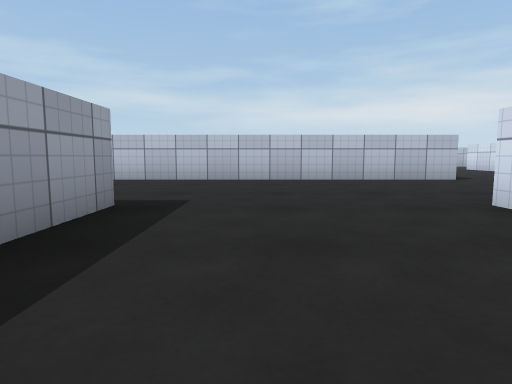
[1] (above)

24 first-person views from a walk through a Unity game level. The camera is 0.51 m above the floor, tilts 6° down and sees 75° across. The floor is counted in squares, 1 m on a side. Each view is taken from the middle of a square. On the plan, view 1 faces up. The plan holds only what a view shows up to about 9 squares ahead; the rest is blank. The place goes on beyond the plan. Surface patterns are stand-ins for the level's own textures.

[2]
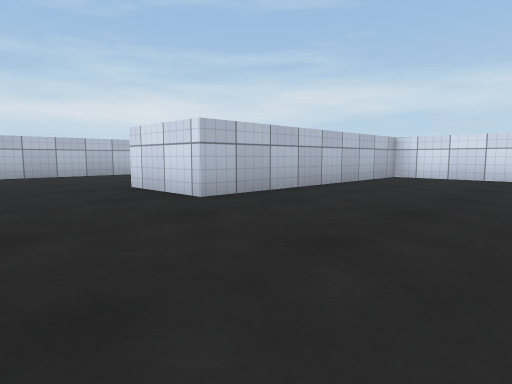

[3]
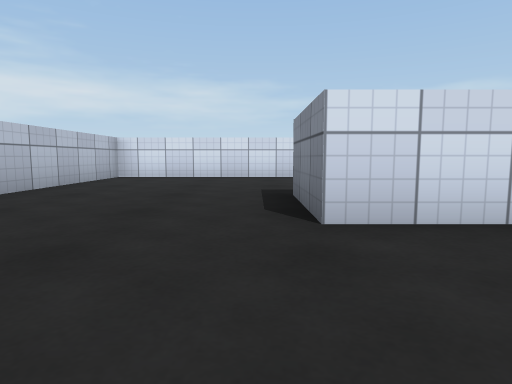

[4]
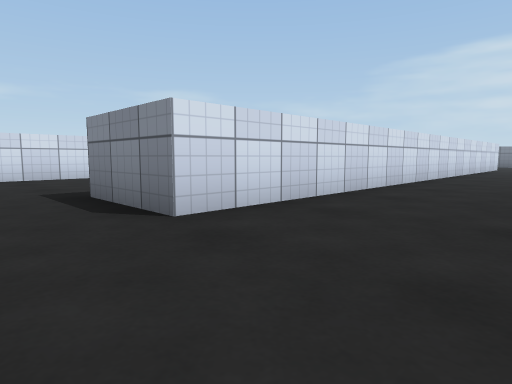

[5]
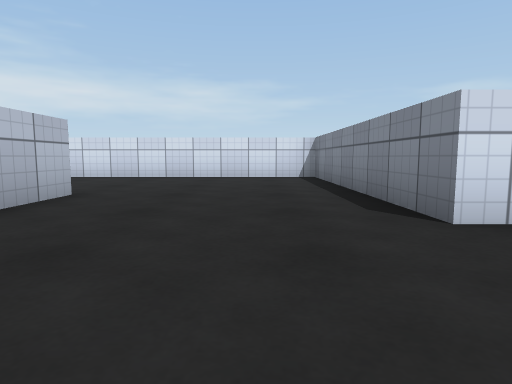

[6]
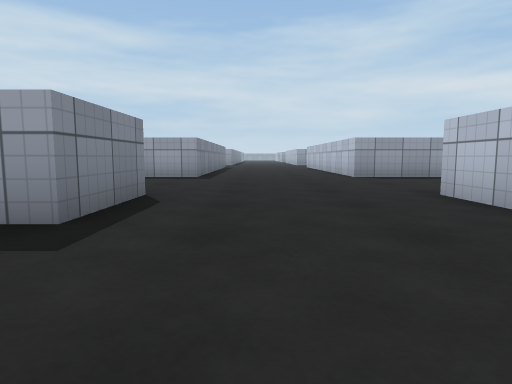

[7]
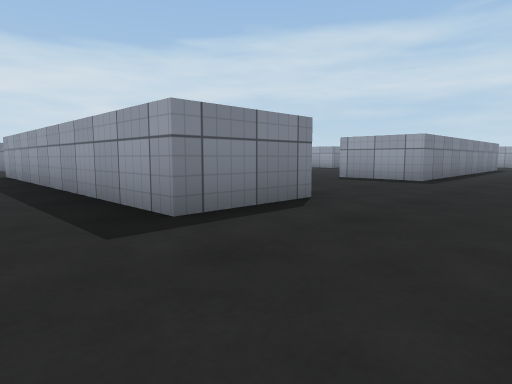

[8]
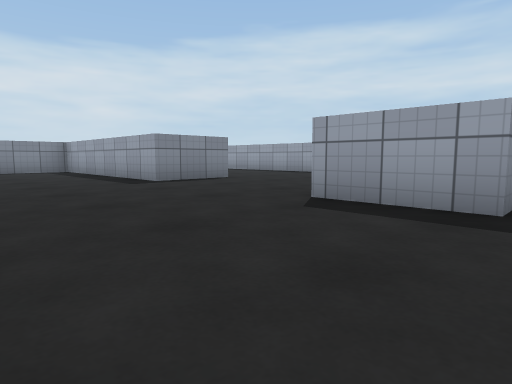

[9]
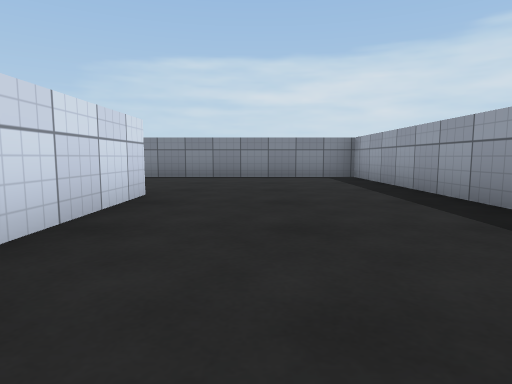

[10]
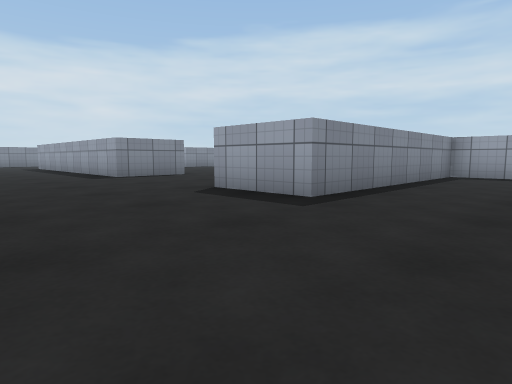

[11]
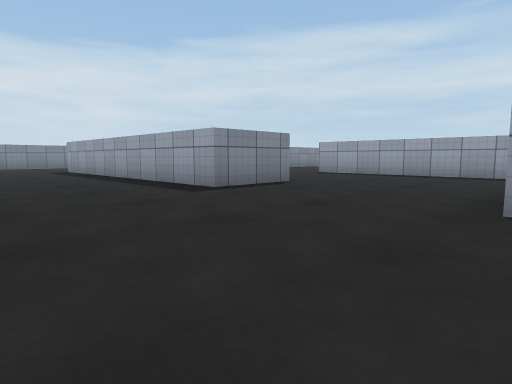

[12]
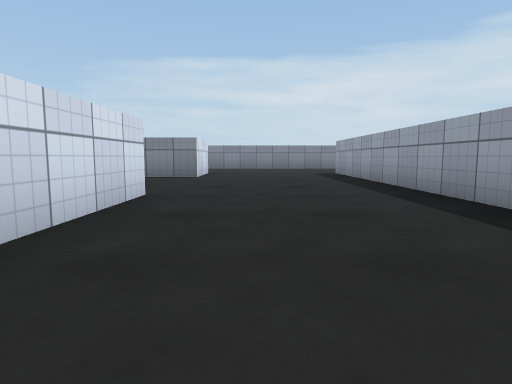

[13]
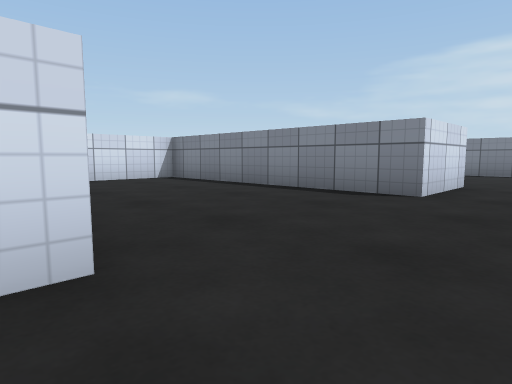

[14]
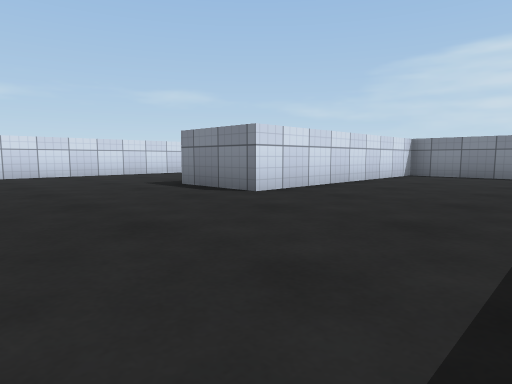

[15]
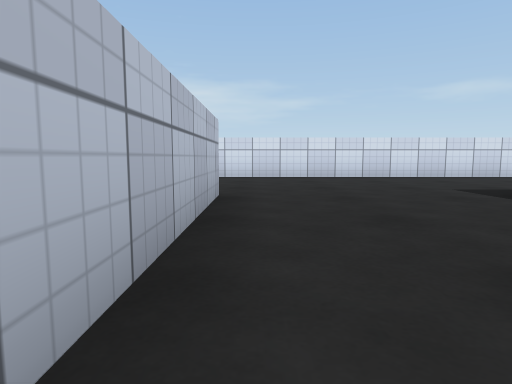

[16]
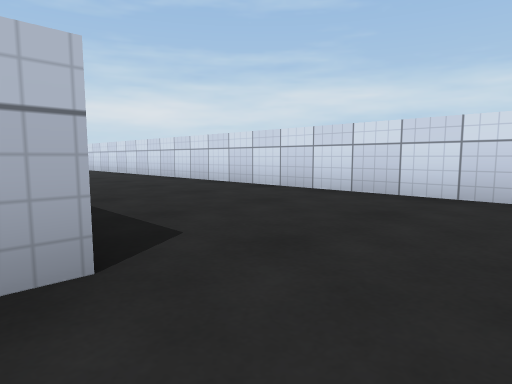

[17]
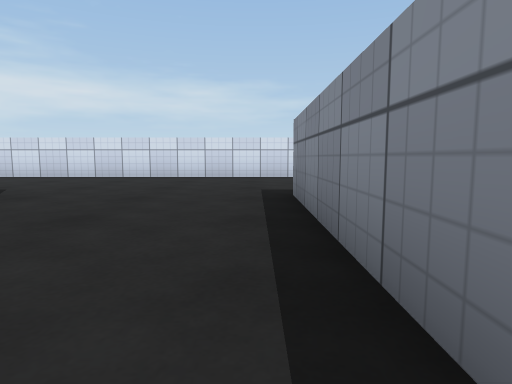

[18]
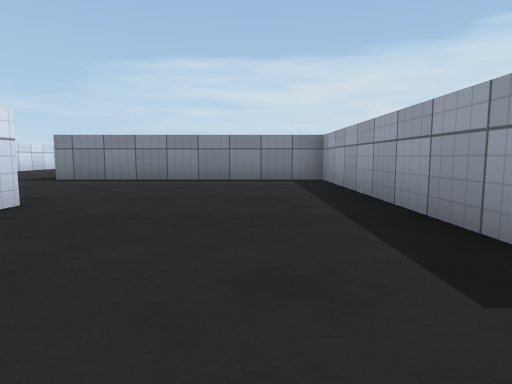

[19]
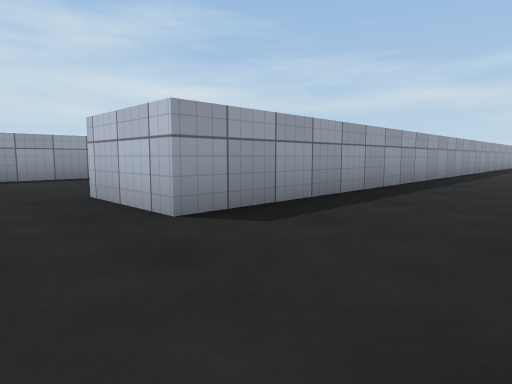

[20]
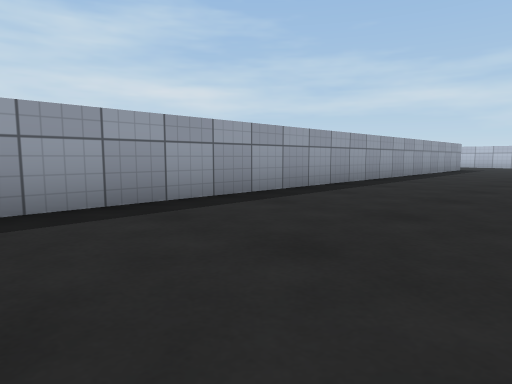

[21]
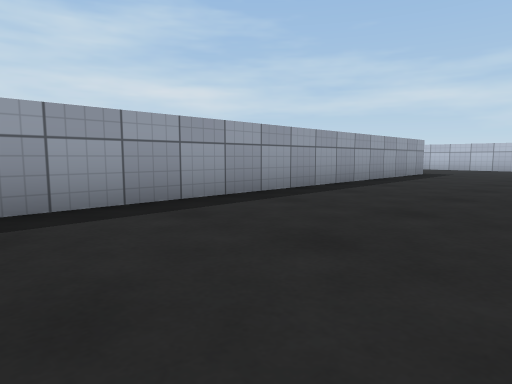

[22]
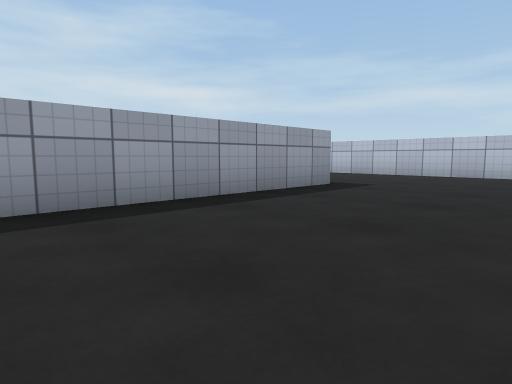

[23]
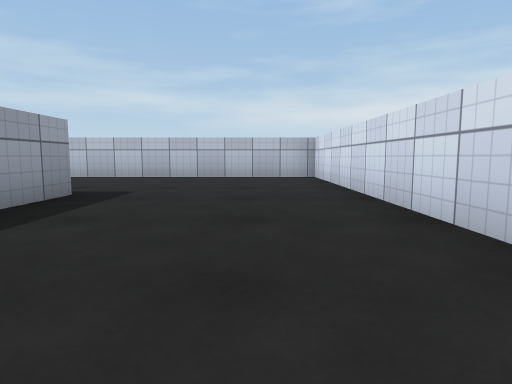

[24]
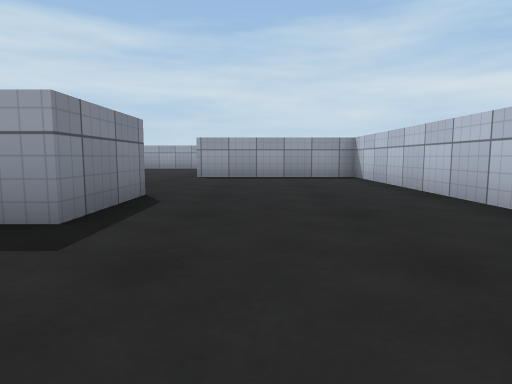

### Floor plan
Points are (right, up) in squares from view 1. A wall is a line through its corners. A room is listed if a view was taken in it or the views show most of it. See-through windows are left out.
Room 1 (views 1, 2, 3, 4, 5, 6, 7, 8, 9, 10, 11, 12, 13, 14, 15, 16, 17, 18, 19, 20, 21, 22, 23, 24)
walls: (4.5, -2.9) (4.5, -8.5) (10.5, -8.5); (-3.5, -4.5) (-3.5, -1.9); (-3.6, 3.5) (-1.5, 3.5) (-1.5, -4.5); (2.5, -11.4) (2.5, -2.5) (4.5, -2.5); (4.6, 7.5) (-3.5, 7.5); (10.6, -10.5) (6.5, -10.5); (-8.5, -2.5) (-7.5, -2.5) (-7.5, -8.5) (-1.5, -8.5) (-1.5, -10.5); (-8.5, 3.5) (-7.5, 3.5) (-7.5, 1.5); (-7.5, -11.2) (-7.5, -13.4); (-3.5, -14.5) (-1.5, -14.5) (-1.5, -21.1); (2.5, -16.6) (2.5, -13.9); (-7.5, 9.8) (-7.5, 7.5) (-8.1, 7.5); (8.5, 13.5) (10.5, 13.5) (10.5, -4.5) (8.5, -4.5) (8.5, 1.5) (2.5, 1.5) (2.5, 3.5) (8.5, 3.5) (8.5, 9.8); (14.5, 10.9) (14.5, 17.5) (4.5, 17.5) (4.5, 13.5); (14.5, -17.5) (14.5, -1.5); (2.5, -22.5) (2.5, -20.5) (8.5, -20.5) (8.5, -14.5) (10.5, -14.5)

Where each view was taken, in squares from view 1:
view 1: 0 up, 0 right, facing up
view 2: 2 down, 0 right, facing up-right
view 3: 2 down, 0 right, facing right
view 4: 1 down, 0 right, facing down-right
view 5: 5 up, 0 right, facing right
view 6: 5 up, 1 right, facing left
view 7: 6 up, 0 right, facing down-left
view 8: 4 up, 4 left, facing down-left
view 9: 0 up, 5 left, facing down
view 10: 6 down, 2 right, facing down-left
view 11: 10 down, 2 right, facing down-left
view 12: 12 down, 1 right, facing down
view 13: 16 down, 1 right, facing down-right
view 14: 11 down, 5 right, facing down-right
view 15: 11 down, 6 right, facing right
view 16: 12 down, 10 right, facing up-right
view 17: 8 down, 6 right, facing right
view 18: 1 down, 6 right, facing down
view 19: 6 down, 13 right, facing up-left
view 20: 1 down, 14 right, facing up-left
view 21: 3 up, 14 right, facing up-left
view 22: 8 up, 14 right, facing up-left
view 23: 9 up, 13 right, facing up
view 24: 15 up, 13 right, facing left
